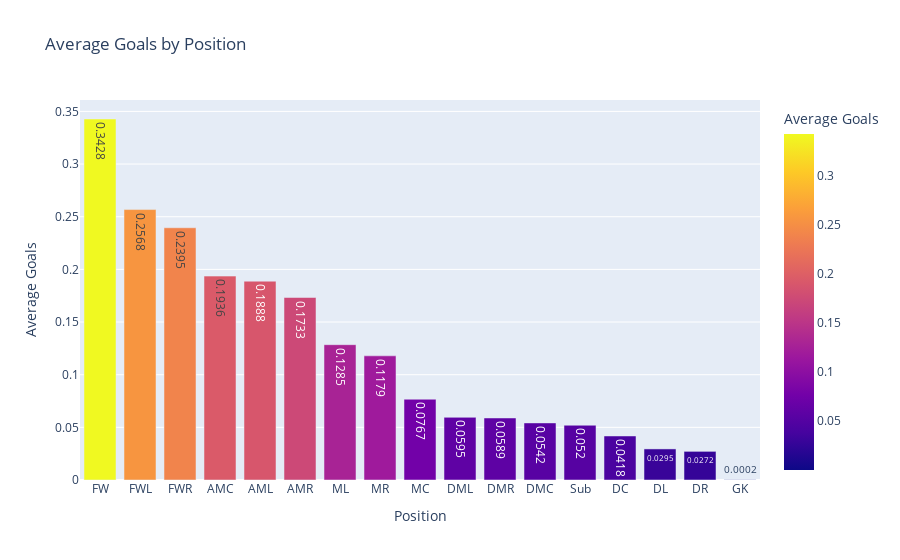

Notebook source saved alongside this figure:
### Code cell
# A bar chart using Plotly Express
fig = px.bar(df_read, 
             x='position', 
             y='avg_goals',
             title='Average Goals by Position',
             labels={'position': 'Position', 'avg_goals': 'Average Goals'},
             color='avg_goals',  # Optional: Add color based on average goals
             text='avg_goals')   # Optional: Add text labels for average goals

# Show the plot
fig.show()

### Figure 1 — Plotly figure (JSON) as saved in the notebook; plotly's stock layout.template omitted (floating-point values rounded to 4 significant figures)
{"data": [{"alignmentgroup": "True", "hovertemplate": "Position=%{x}<br>Average Goals=%{marker.color}<extra></extra>", "legendgroup": "", "marker": {"color": [0.3428, 0.2568, 0.2395, 0.1936, 0.1888, 0.1733, 0.1285, 0.1179, 0.0767, 0.0595, 0.0589, 0.0542, 0.052, 0.0418, 0.0295, 0.0272, 0.0002], "coloraxis": "coloraxis", "pattern": {"shape": ""}}, "name": "", "offsetgroup": "", "orientation": "v", "showlegend": false, "text": [0.3428, 0.2568, 0.2395, 0.1936, 0.1888, 0.1733, 0.1285, 0.1179, 0.0767, 0.0595, 0.0589, 0.0542, 0.052, 0.0418, 0.0295, 0.0272, 0.0002], "textposition": "auto", "type": "bar", "x": ["FW", "FWL", "FWR", "AMC", "AML", "AMR", "ML", "MR", "MC", "DML", "DMR", "DMC", "Sub", "DC", "DL", "DR", "GK"], "xaxis": "x", "y": [0.3428, 0.2568, 0.2395, 0.1936, 0.1888, 0.1733, 0.1285, 0.1179, 0.0767, 0.0595, 0.0589, 0.0542, 0.052, 0.0418, 0.0295, 0.0272, 0.0002], "yaxis": "y"}], "layout": {"barmode": "relative", "coloraxis": {"colorbar": {"title": {"text": "Average Goals"}}, "colorscale": [[0, "#0d0887"], [0.1111, "#46039f"], [0.2222, "#7201a8"], [0.3333, "#9c179e"], [0.4444, "#bd3786"], [0.5556, "#d8576b"], [0.6667, "#ed7953"], [0.7778, "#fb9f3a"], [0.8889, "#fdca26"], [1, "#f0f921"]]}, "legend": {"tracegroupgap": 0}, "title": {"text": "Average Goals by Position"}, "xaxis": {"anchor": "y", "domain": [0, 1], "title": {"text": "Position"}}, "yaxis": {"anchor": "x", "domain": [0, 1], "title": {"text": "Average Goals"}}}}
